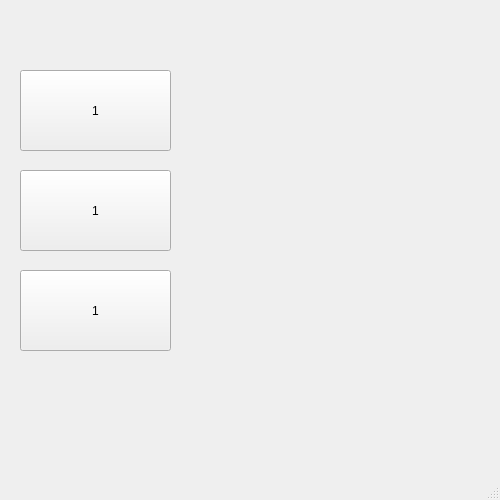
<?xml version="1.0" encoding="UTF-8"?>
<ui version="4.0">
 <class>MainWindow</class>
 <widget class="QMainWindow" name="MainWindow">
  <property name="geometry">
   <rect>
    <x>0</x>
    <y>0</y>
    <width>500</width>
    <height>500</height>
   </rect>
  </property>
  <property name="minimumSize">
   <size>
    <width>500</width>
    <height>500</height>
   </size>
  </property>
  <property name="maximumSize">
   <size>
    <width>500</width>
    <height>500</height>
   </size>
  </property>
  <property name="windowTitle">
   <string>MainWindow</string>
  </property>
  <widget class="QWidget" name="centralwidget">
   <widget class="QPushButton" name="pushButton_2">
    <property name="geometry">
     <rect>
      <x>20</x>
      <y>70</y>
      <width>151</width>
      <height>81</height>
     </rect>
    </property>
    <property name="text">
     <string>1</string>
    </property>
   </widget>
   <widget class="QPushButton" name="pushButton_3">
    <property name="geometry">
     <rect>
      <x>20</x>
      <y>270</y>
      <width>151</width>
      <height>81</height>
     </rect>
    </property>
    <property name="text">
     <string>1</string>
    </property>
   </widget>
   <widget class="QPushButton" name="pushButton_4">
    <property name="geometry">
     <rect>
      <x>20</x>
      <y>170</y>
      <width>151</width>
      <height>81</height>
     </rect>
    </property>
    <property name="text">
     <string>1</string>
    </property>
   </widget>
  </widget>
  <widget class="QMenuBar" name="menubar">
   <property name="geometry">
    <rect>
     <x>0</x>
     <y>0</y>
     <width>500</width>
     <height>24</height>
    </rect>
   </property>
  </widget>
  <widget class="QStatusBar" name="statusbar"/>
 </widget>
 <resources/>
 <connections/>
</ui>
